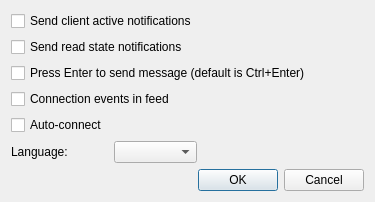
<?xml version="1.0" encoding="UTF-8"?>
<ui version="4.0">
 <class>QHangupsSettings</class>
 <widget class="QDialog" name="QHangupsSettings">
  <property name="geometry">
   <rect>
    <x>0</x>
    <y>0</y>
    <width>375</width>
    <height>159</height>
   </rect>
  </property>
  <property name="windowTitle">
   <string>QHangups - Settings</string>
  </property>
  <layout class="QGridLayout" name="gridLayout">
   <item row="1" column="0" colspan="2">
    <widget class="QCheckBox" name="sendReadStateCheckBox">
     <property name="text">
      <string>Send read state notifications</string>
     </property>
    </widget>
   </item>
   <item row="3" column="0" colspan="3">
    <widget class="QCheckBox" name="connectionEventsCheckBox">
     <property name="text">
      <string>Connection events in feed</string>
     </property>
    </widget>
   </item>
   <item row="6" column="1" colspan="2">
    <widget class="QDialogButtonBox" name="buttonBox">
     <property name="orientation">
      <enum>Qt::Horizontal</enum>
     </property>
     <property name="standardButtons">
      <set>QDialogButtonBox::Cancel|QDialogButtonBox::Ok</set>
     </property>
    </widget>
   </item>
   <item row="5" column="0">
    <widget class="QLabel" name="label">
     <property name="text">
      <string>Language:</string>
     </property>
    </widget>
   </item>
   <item row="0" column="0" colspan="2">
    <widget class="QCheckBox" name="sendClientActiveCheckBox">
     <property name="text">
      <string>Send client active notifications</string>
     </property>
    </widget>
   </item>
   <item row="5" column="2">
    <spacer name="horizontalSpacer">
     <property name="orientation">
      <enum>Qt::Horizontal</enum>
     </property>
     <property name="sizeHint" stdset="0">
      <size>
       <width>47</width>
       <height>20</height>
      </size>
     </property>
    </spacer>
   </item>
   <item row="2" column="0" colspan="3">
    <widget class="QCheckBox" name="enterSendMessageCheckBox">
     <property name="text">
      <string>Press Enter to send message (default is Ctrl+Enter)</string>
     </property>
    </widget>
   </item>
   <item row="5" column="1">
    <widget class="QComboBox" name="languageComboBox"/>
   </item>
   <item row="4" column="0">
    <widget class="QCheckBox" name="autoConnectCheckBox">
     <property name="text">
      <string>Auto-connect</string>
     </property>
    </widget>
   </item>
  </layout>
 </widget>
 <tabstops>
  <tabstop>sendClientActiveCheckBox</tabstop>
  <tabstop>sendReadStateCheckBox</tabstop>
  <tabstop>enterSendMessageCheckBox</tabstop>
  <tabstop>languageComboBox</tabstop>
  <tabstop>buttonBox</tabstop>
 </tabstops>
 <resources/>
 <connections>
  <connection>
   <sender>buttonBox</sender>
   <signal>accepted()</signal>
   <receiver>QHangupsSettings</receiver>
   <slot>accept()</slot>
   <hints>
    <hint type="sourcelabel">
     <x>248</x>
     <y>254</y>
    </hint>
    <hint type="destinationlabel">
     <x>157</x>
     <y>274</y>
    </hint>
   </hints>
  </connection>
  <connection>
   <sender>buttonBox</sender>
   <signal>rejected()</signal>
   <receiver>QHangupsSettings</receiver>
   <slot>reject()</slot>
   <hints>
    <hint type="sourcelabel">
     <x>316</x>
     <y>260</y>
    </hint>
    <hint type="destinationlabel">
     <x>286</x>
     <y>274</y>
    </hint>
   </hints>
  </connection>
 </connections>
</ui>
